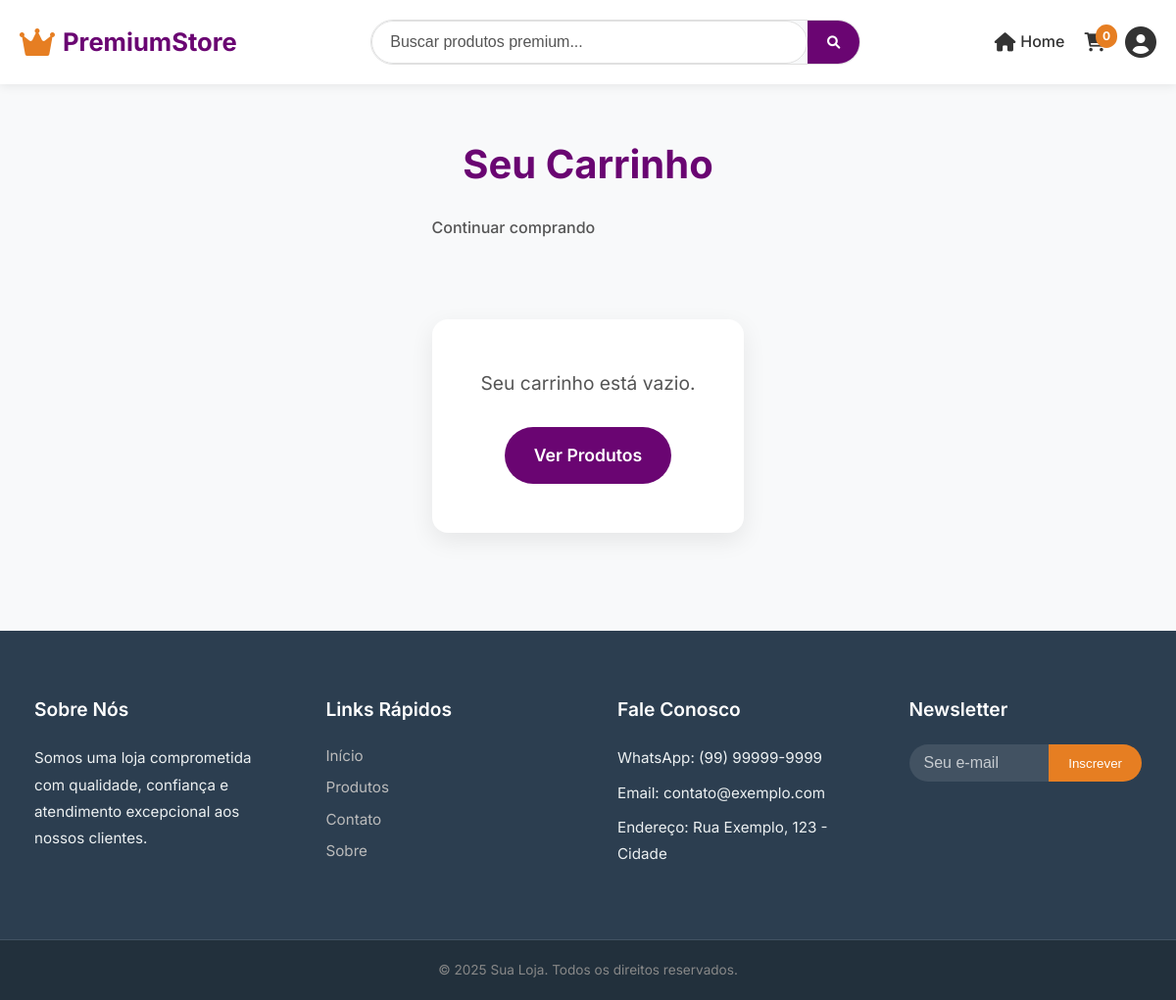
/carrinho (signed in), run on an earlier commit of the app's database.
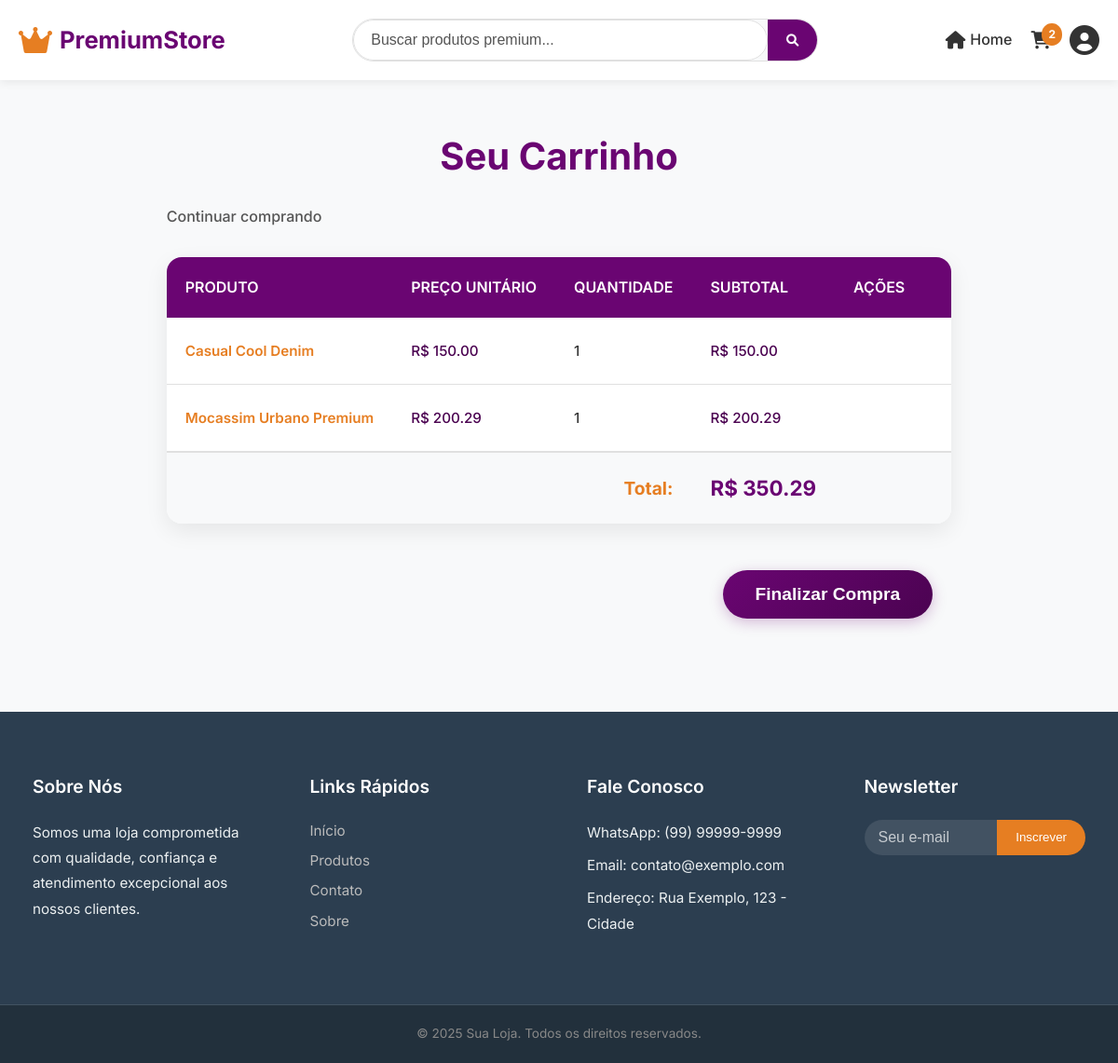
And on a later commit of the database.
### tables this page shows
CREATE TABLE carrinho (
            id INTEGER PRIMARY KEY AUTOINCREMENT,
            usuario_id INTEGER NOT NULL,
            produto_id INTEGER NOT NULL,
            quantidade INTEGER NOT NULL DEFAULT 1,
            data_adicionado TIMESTAMP DEFAULT CURRENT_TIMESTAMP,
            FOREIGN KEY (usuario_id) REFERENCES usuarios(id) ON DELETE CASCADE,
            FOREIGN KEY (produto_id) REFERENCES produtos(id) ON DELETE CASCADE
        );

CREATE TABLE produtos (
            id INTEGER PRIMARY KEY AUTOINCREMENT,
            nome TEXT NOT NULL,
            preco REAL NOT NULL,
            estoque INTEGER NOT NULL,
            descricao TEXT,
            imagem TEXT
        );

### routes/cart.py (the view)
@cart_bp.route('/carrinho')
@login_required
def ver_carrinho():
    conn = conectar_db()
    cursor = conn.cursor()
    cursor.execute('''
    SELECT p.id, p.nome, p.preco, c.quantidade, p.imagem
    FROM carrinho c
    JOIN produtos p ON c.produto_id = p.id
    WHERE c.usuario_id = ?
    ''', (session['usuario_id'],))
    itens = cursor.fetchall()
    conn.close()
    total = sum(item['preco'] * item['quantidade'] for item in itens)
    return render_template('carrinho.html', carrinho=itens, total=total)

### app.py (called while the page is built)
@app.context_processor
def inject_carrinho():
    total_itens = 0
    if 'usuario_id' in session:
        try:
            total_itens = contar_itens_carrinho_db(session['usuario_id'])
        except Exception as e:
            print(f"Erro no context processor ao contar itens do carrinho (DB): {e}")
            total_itens = 0
    return {'total_itens': total_itens, 'formatar_moeda': formatar_moeda} # Adiciona formatar_moeda para uso em templates

### database.py (called while the page is built)
def conectar_db():
    conn = sqlite3.connect(DB_NAME)
    conn.row_factory = sqlite3.Row # Permite acessar colunas por nome
    return conn

def contar_itens_carrinho_db(usuario_id):
    conn = conectar_db()
    cursor = conn.cursor()
    cursor.execute('''
    SELECT COALESCE(SUM(quantidade), 0)
    FROM carrinho
    WHERE usuario_id = ?
    ''', (usuario_id,))
    total_itens = cursor.fetchone()[0]
    conn.close()
    return total_itens

### templates/carrinho.html (shortened to what this page needs)
<!DOCTYPE html>
<html>
<head>
    <link rel="stylesheet" href="{{ url_for('static', filename='css/carrinho.css') }}">
    <link rel="stylesheet" href="{{ url_for('static', filename='css/global.css') }}">
    <link rel="stylesheet" href="https://cdnjs.cloudflare.com/ajax/libs/font-awesome/6.0.0-beta3/css/all.min.css">
</head>
<body>
    <header class="header">
        <div class="container">
            <a href="{{ url_for('main.home') }}" class="logo">
                <i class="fas fa-crown"></i>
                <span>PremiumStore</span>
            </a>
            <div class="page-header">
                <div class="search-container">
                    <form action="{{ url_for('main.buscar_produtos') }}" method="GET" class="search-form">
                        <input type="text" name="q" placeholder="Buscar produtos premium..." class="search-input">
                        <button type="submit" class="search-button">
                            <i class="fas fa-search"></i>
                        </button>
                    </form>
                </div>
            </div>
            <nav class="nav">
                <a href="{{ url_for('main.home') }}" class="nav-link active">
                    <i class="fas fa-home"></i> Home
                </a>
                {% if 'usuario_id' in session %}
                <a href="{{ url_for('cart.ver_carrinho') }}" class="nav-link">
                    <i class="fas fa-shopping-cart"></i>
                    <span class="cart-count">{{ total_itens|default(0) }}</span>
                </a>
                <div class="user-dropdown">
                    <button class="user-avatar">
                        <i class="fas fa-user-circle"></i>
                    </button>
                </div>
                {% else %}
                <a href="{{ url_for('auth.login') }}" class="nav-link">
                    <i class="fas fa-sign-in-alt"></i> Login
                </a>
                {% endif %}
            </nav>
        </div>
    </header>
    <div class="container">
        <h1>Seu Carrinho</h1>
        <a href="{{ url_for('main.home') }}" class="continue-shopping">Continuar comprando</a>
        {% if carrinho %}
        <table class="cart-table">
            <thead>
                <tr>
                    <th>Produto</th>
                    <th>Preço Unitário</th>
                    <th>Quantidade</th>
                    <th>Subtotal</th>
                    <th>Ações</th>
                </tr>
            </thead>
            <tbody>
                {% for item in carrinho %}
                <tr>
                    <td class="product-name" data-label="Produto:">{{ item['nome'] }}</td>
                    <td class="product-price" data-label="Preço Unitário:">R$ {{ "%.2f"|format(item['preco']) }}</td>
                    <td class="product-quantity" data-label="Quantidade:">{{ item['quantidade'] }}</td>
                    <td class="product-subtotal" data-label="Subtotal:">R$ {{ "%.2f"|format(item['preco'] *
                        item['quantidade']) }}</td>
                    <td data-label="Ações:">
                        <form action="{{ url_for('cart.remover_do_carrinho', produto_id=item.id) }}" method="POST">
                            <button type="submit" class="btn-remover-carrinho">Remover</button>
                        </form>
                    </td>
                </tr>
                {% endfor %}
                <tr class="total-row">
                    <td colspan="3" class="total-label"><strong>Total:</strong></td>
                    <td class="total-value"><strong>R$ {{ "%.2f"|format(total) }}</strong></td>
                    <td></td>
                </tr>
            </tbody>
        </table>
        <div style="margin-top: 2rem; text-align: right;">
            <form action="{{ url_for('checkout.finalizar_compra') }}" method="POST">
                <button type="submit" class="btn btn-primary">Finalizar Compra</button>
            </form>
        </div>
        {% else %}
        <div class="empty-cart">
            <p>Seu carrinho está vazio.</p>
            <a href="{{ url_for('main.home') }}" class="btn">Ver Produtos</a>
        </div>
        {% endif %}
    </div>
    <footer class="footer">
        <div class="footer-content">
            <div class="footer-section">
                <h3>Sobre Nós</h3>
                <p>Somos uma loja comprometida com qualidade, confiança e atendimento excepcional aos nossos clientes.
                </p>
            </div>
            <div class="footer-section">
                <h3>Links Rápidos</h3>
                <a href="{{ url_for('main.home') }}">Início</a>
                <a href="/produtos">Produtos</a>
                <a href="/contato">Contato</a>
                <a href="/sobre">Sobre</a>
            </div>
            <div class="footer-section">
                <h3>Fale Conosco</h3>
                <p>WhatsApp: (99) 99999-9999</p>
                <p>Email: contato@exemplo.com</p>
                <p>Endereço: Rua Exemplo, 123 - Cidade</p>
            </div>
            <div class="footer-section">
                <h3>Newsletter</h3>
                <form class="newsletter-form" action="/newsletter" method="POST">
                    <input type="email" name="email" placeholder="Seu e-mail" required>
                    <button type="submit">Inscrever</button>
                </form>
            </div>
        </div>
        <div class="footer-bottom">
            &copy; 2025 Sua Loja. Todos os direitos reservados.
        </div>
    </footer>
</body>
</html>

### static/css/carrinho.css (style rules this page uses)
body > .container { padding-top: var(--spacing-xl); padding-bottom: var(--spacing-xl); flex-grow: 1; min-height: calc(100vh - var(--header-height, 100px) - var(--footer-height, 200px)); }
h1 { font-size: 2.5rem; color: var(--primary-color); text-align: center; margin-bottom: var(--spacing-md); font-weight: 700; }
.continue-shopping { display: inline-block; margin-bottom: var(--spacing-lg); color: var(--text-light); font-weight: 500; transition: color var(--transition-speed) ease; }
.cart-table { width: 100%; border-collapse: collapse; background-color: white; border-radius: var(--border-radius-lg); overflow: hidden; box-shadow: 0 8px 25px var(--shadow-light); margin-bottom: var(--spacing-xl); }
.cart-table thead th { background-color: var(--primary-color); color: white; padding: var(--spacing-md); text-align: left; font-weight: 600; font-size: 1rem; text-transform: uppercase; }
.cart-table tbody td { padding: var(--spacing-md); border-bottom: 1px solid var(--border-color); color: var(--text-dark); font-size: 0.95rem; vertical-align: middle; }
.cart-table tbody tr:last-child td { border-bottom: none; }
.cart-table .product-name { font-weight: 600; color: var(--secondary-color); }
.cart-table .product-price, .cart-table .product-subtotal { font-weight: 500; color: var(--primary-dark); }
.cart-table .product-quantity { font-weight: 500; }
.btn-remover-carrinho { background-color: var(--danger); color: white; border: none; padding: 8px 15px; border-radius: var(--border-radius-pill); font-size: 0.85rem; cursor: pointer; transition: background-color var(--transition-speed) ease; font-weight: 500; }
.total-row { background-color: var(--bg-light); border-top: 2px solid var(--border-color); }
.total-row .total-label { text-align: right; font-size: 1.2rem; color: var(--secondary-color); padding-right: var(--spacing-md); }
.total-row .total-value { font-size: 1.4rem; color: var(--primary-color); }

What changed in the data, as far as the page shows it:
added carrinho: nome "Casual Cool Denim", quantidade "1"
now on this page (row unchanged): produtos: preco "150.00", preco.quantidade "150.00"
added carrinho: nome "Mocassim Urbano Premium", quantidade "1"
now on this page (row unchanged): produtos: preco "200.29", preco.quantidade "200.29"
Also different on the page:
{{ total_itens|default(0) }}: "0" → "2"
{{ "%.2f"|format(total) }}: (not shown) → "350.29"
text no longer shown: "Seu carrinho está vazio. Ver Produtos"
text now shown: "PRODUTO PREÇO UNITÁRIO QUANTIDADE SUBTOTAL AÇÕES Total: R$ Finalizar Compra"
